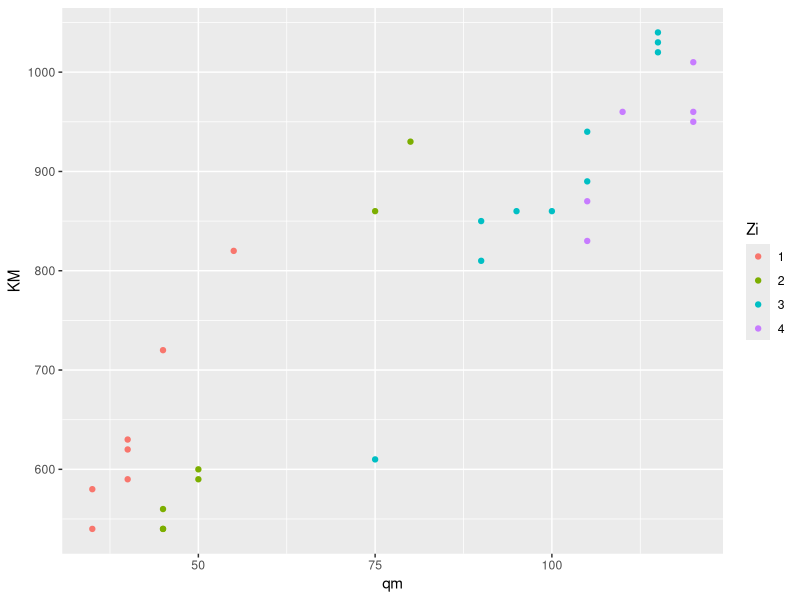
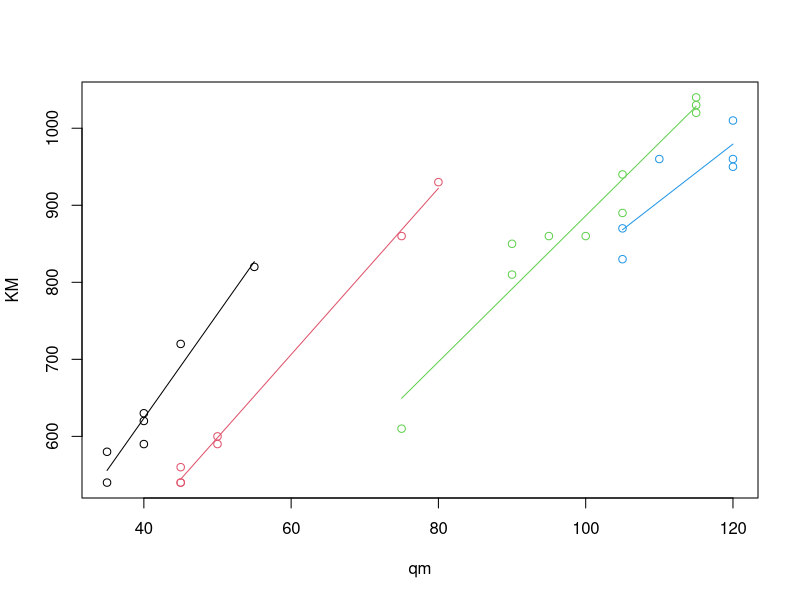

Reproduce these figures in R, in order.
library(ggplot2)
herzdata=read.csv2("herzviertelmieten.csv")
herzdata$Zi=as.factor(herzdata$Zi)

herz.lm=lm(KM~qm+Zi,data=herzdata)
summary(herz.lm)
#Call:
#  lm(formula = KM ~ qm + Zi, data = herzdata)#

#Residuals:
#  Min      1Q  Median      3Q     Max 
#-47.685 -17.510  -0.169  20.653  65.604 

# Coefficients:
#               Estimate Std. Error t value Pr(>|t|)    
#  (Intercept)  222.2425    25.2884   8.788 4.06e-09 ***
#  qm            10.1528     0.5369  18.909 2.53e-16 ***
#  Zi2         -127.8967    18.6603  -6.854 3.49e-07 ***
#  Zi3         -351.5956    35.3833  -9.937 3.64e-10 ***
#  Zi4         -442.8894    42.4746 -10.427 1.37e-10 ***
#  ---

# Residual standard error: 31.82 on 25 degrees of freedom
# Multiple R-squared:  0.9711,	Adjusted R-squared:  0.9665 
# F-statistic: 210.1 on 4 and 25 DF,  p-value: < 2.2e-16

anova(herz.lm)
#Analysis of Variance Table

#Response: KM
#           Df Sum Sq Mean Sq F value  Pr(>F)    
#  qm        1 738943  738943 729.606 < 2e-16 ***
#  Zi        3 112367   37456  36.983 2.4e-09 ***
# Residuals 25  25320    1013 


herz.lm.interaction=lm(KM~qm*Zi,data=herzdata)
summary(herz.lm.interaction)
#Call:
#  lm(formula = KM ~ qm * Zi, data = herzdata)

# Residuals:
#  Min      1Q    Median      3Q     Max 
#-43.625 -13.899  -0.923  14.632  58.458 

#Coefficients:
#            Estimate  Std. Error t value Pr(>|t|)    
#(Intercept)   81.500     72.119   1.130   0.2706    
#qm            13.550      1.720   7.876 7.65e-08 ***
#Zi2          -22.750     85.065  -0.267   0.7916    
#Zi3         -142.454    103.526  -1.376   0.1827    
#Zi4            8.500    208.999   0.041   0.9679    
#qm:Zi2        -2.758      1.891  -1.459   0.1588    
#qm:Zi3        -4.078      1.870  -2.180   0.0402 *  
#qm:Zi4        -6.138      2.438  -2.518   0.0196 *  

#Residual standard error: 29.08 on 22 degrees of freedom
#Multiple R-squared:  0.9788,	Adjusted R-squared:  0.972 
#F-statistic: 144.9 on 7 and 22 DF,  p-value: < 2.2e-16

anova(herz.lm.interaction)
#Analysis of Variance Table

#Response: KM
#            Df Sum Sq Mean Sq  F value    Pr(>F)    
#  qm         1 738943  738943 873.7584 < 2.2e-16 ***
#  Zi         3 112367   37456  44.2893 1.715e-09 ***
#  qm:Zi      3   6714    2238   2.6465   0.07429 .  
#  Residuals 22  18606     846          

library(xtable)
xtable(herzdata[,c(2,3,4)])
ggplot(data=herzdata,aes(x=qm,y=KM,color=Zi))+geom_point()

attach(herzdata)
plot(qm,KM,col=Zi)
coeff=herz.lm.interaction$coefficients
inter=coeff[1]+c(0,coeff[3:5])
slope=coeff[2]+c(0,coeff[6:8])
for (i in 1:4){
  lines(
    c(min(qm[Zi==i]),max(qm[Zi==i])),
    inter[i]+slope[i]*c(min(qm[Zi==i]),max(qm[Zi==i])),
    col=i
    )}
detach(herzdata)
